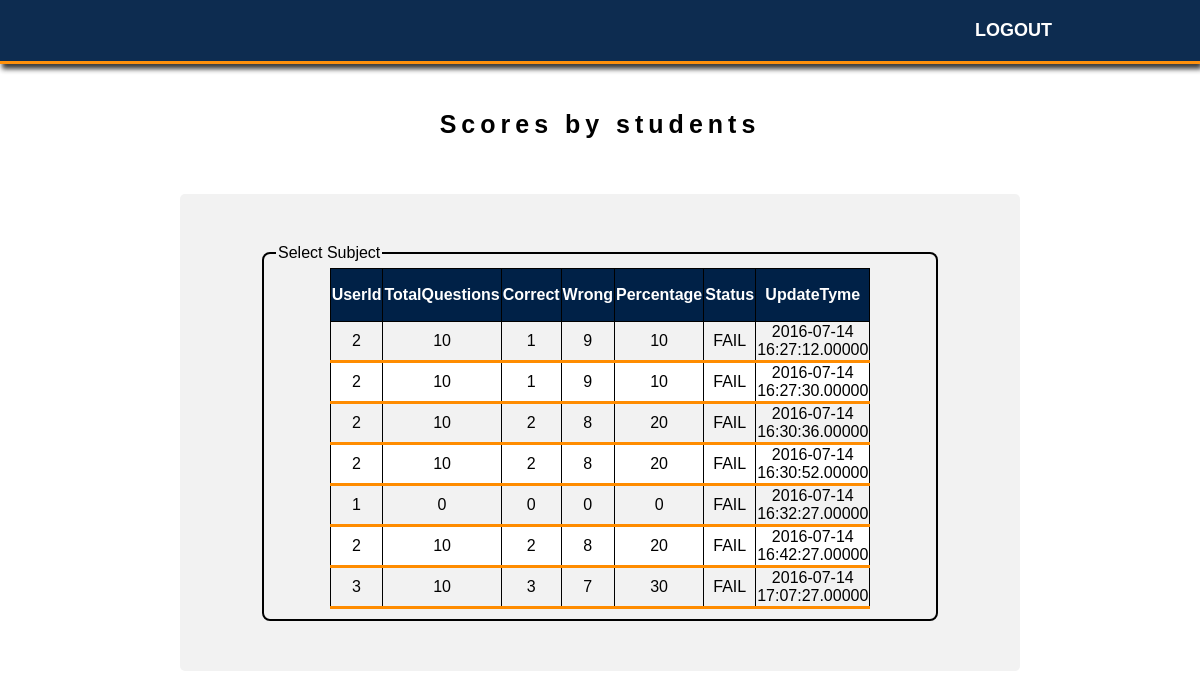
The app's page /admin_score_by.php (signed in) with its own data.
### tables this page shows
CREATE TABLE `test_status` (
  `id` int(255) NOT NULL AUTO_INCREMENT,
  `user_id` varchar(255) NOT NULL,
  `total_question` int(255) NOT NULL,
  `correct_ans` int(255) NOT NULL,
  `wrong_ans` int(255) NOT NULL,
  `percentage` float NOT NULL,
  `status` varchar(255) NOT NULL,
  `created_on` datetime(5) NOT NULL,
  `updated_on` datetime(5) NOT NULL,
  KEY `id` (`id`)
);

### admin_score_by.php (the view, shortened to what this page needs)
<?php
    if(!isset($_SESSION['seas_admin']))
      {
      header("location:/nitesh/modified/admin_login.html");
      }
      else
         {
?>
<!DOCTYPE html>
<html>
<head>
        <link rel="stylesheet" href="/nitesh/modified/style.css">
</head>
<body>
   <nav>
  <div class="container">
    <ul class="nav">
      <li><a href="/nitesh/modified/admin_logout.php">Logout</a></li>
      </ul>
  </div>
</nav>
<center><h2>Scores by students</h2></center>
 <div class="log1">
 <form action="#" method="post">
 <fieldset>
 <legend> Select Subject</legend>
<?php
      include'database.php';
      $sql = "SELECT * FROM test_status ";
?>
      <table >
      <thead>
        <tr>
          <th>UserId</th>
          <th>TotalQuestions</th>
          <th>Correct</th>
          <th>Wrong</th>
          <th>Percentage</th>
          <th>Status</th>
          <th>UpdateTyme</th>
        </tr>
      </thead>
      <tbody>
<?php
$result = $con->query($sql);
if ($result->num_rows > 0)
   {
   while($row = $result->fetch_assoc()) {
            echo
            "<tr>
              <td>{$row['user_id']}</td>
              <td>{$row['total_question']}</td>
              <td>{$row['correct_ans']}</td>
              <td>{$row['wrong_ans']}</td>
              <td>{$row['percentage']}</td>
              <td>{$row['status']}</td>
              <td>{$row['created_on']}</td>
              </tr>"."\n";
    }
  }
?>
</tbody>
</table>
</fieldset>
</form>
</div>
</body>
</html>
<?php
}
?>

### style.css (style rules this page uses)
body { margin: 0; padding: 0; font-family: 'Raleway', sans-serif; // background-image: url("1.jpg") ; -webkit-background-size: cover; -moz-background-size: cover; -o-background-size: cover; background-size: cover; }
a { text-decoration: none; color: #FF8C00; transition: coror .3s; }
h2 { font-size: 25px; letter-spacing: 5px; margin-top: 50px; padding: 60px 0 15px 0; }
.container { max-width: 940px; margin: 0 auto; padding: 0 10px; }
nav { background-color: #002147; border-bottom: 3px solid #FF8C00; opacity: .95; position: fixed; top: 0; left: 0; width: 100%; z-index: 1050; webkit-box-shadow: 2px 10px 5px 0px rgba(230,205,230,1); -moz-box-shadow: 2px 10px 5px 0px rgba(230,205,230,1); box-shadow: 2px 5px 5px 0px #333; }
nav ul { float: right; margin: 0; padding: 20px 0; }
nav li { color: #fff; display: inline; font-size: 18px; font-weight: 600; padding-right: 18px; text-decoration: none; text-transform: uppercase; }
nav a { text-decoration: none; color: #fff; transition: coror .3s; }
.log1 { border-radius: 5px ; background-color: #f2f2f2; padding:50px 80px 50px 80px ; margin:40px 180px 40px; // margin:auto; }
table, td { border: 1px solid black; text-align:center; border-bottom: 3px solid #FF8C00; border-collapse: collapse; margin:auto; width:10%; }
tr:nth-child(even) { background-color: white; }
th { height: 50px; border: 1px solid black; background-color: #002147; color: white; text-align:center; }
fieldset { border:2px solid black; border-radius: 8px; }

### records on screen
test_status: user "2", total_question "10", correct_ans "1", wrong_ans "9", percentage "10", status "FAIL", created_on "2016-07-14 16:27:12.00000"
test_status: user "2", total_question "10", correct_ans "1", wrong_ans "9", percentage "10", status "FAIL", created_on "2016-07-14 16:27:30.00000"
test_status: user "2", total_question "10", correct_ans "2", wrong_ans "8", percentage "20", status "FAIL", created_on "2016-07-14 16:30:36.00000"
test_status: user "2", total_question "10", correct_ans "2", wrong_ans "8", percentage "20", status "FAIL", created_on "2016-07-14 16:30:52.00000"
test_status: user "1", total_question "0", correct_ans "0", wrong_ans "0", percentage "0", status "FAIL", created_on "2016-07-14 16:32:27.00000"
test_status: user "2", total_question "10", correct_ans "2", wrong_ans "8", percentage "20", status "FAIL", created_on "2016-07-14 16:42:27.00000"
test_status: user "3", total_question "10", correct_ans "3", wrong_ans "7", percentage "30", status "FAIL", created_on "2016-07-14 17:07:27.00000"
